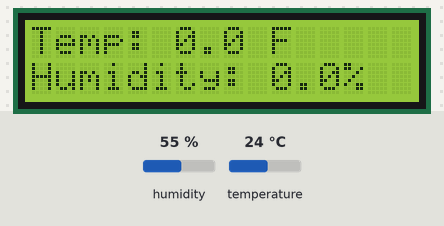
Simulated run of this program. Board: Raspberry Pi Pico running MicroPython. Parts: 16×2 character LCD. Inputs (shaded band) come from the test bench; at power-on: humidity 55 %, temperature 24 °C. Threads take turns every 2 ms; library files of the repository ran but are not shown: lcd_api.py, pico_i2c_lcd.py.

Above: at 1.2 s.
1.3 s: humidity set to 22 %
At 3.5 s:
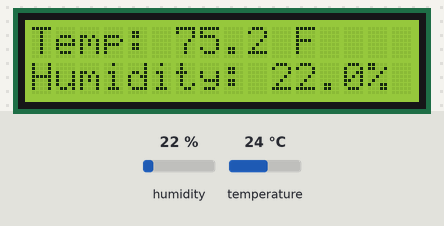
7.3 s: temperature set to 12 °C
At 8.5 s:
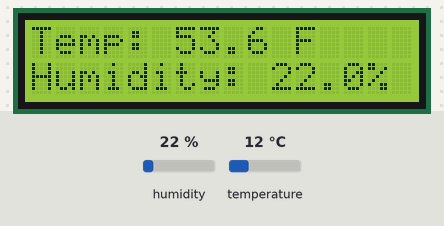
11.7 s: humidity set to 40 %
At 13.0 s:
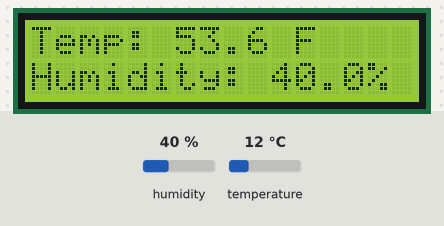
15.8 s: temperature set to 19 °C
At 17.6 s:
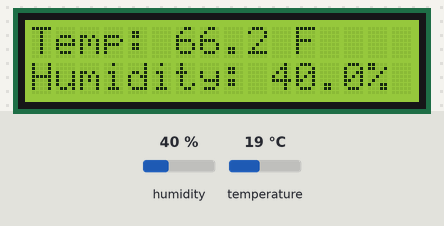
Timing chart, 0 to 19.1 s (numbered marks = the images above; inputs shaded):
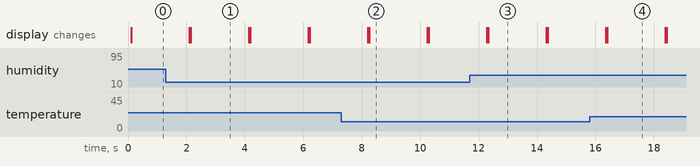

Measured:
- after the input at 7.3 s, the display: first differs from a run without the input after 0.95 s (image 2)
- after the input at 11.7 s, the display: first differs from a run without the input after 0.62 s (image 3)
- after the input at 15.8 s, the display: first differs from a run without the input after 0.60 s (image 4)
- what the display in image 1 shows lasts 2.0 s, from 2.1 s to 4.1 s

The program:

led-dht11-dual-core.py
```python
import _thread
import machine
from machine import I2C, Pin
from lcd_api import LcdApi
from pico_i2c_lcd import I2cLcd
import dht
from time import sleep

# LCD Configuration
I2C_ADDR = 0x27
I2C_NUM_ROWS = 2
I2C_NUM_COLS = 16

# Initialize I2C for LCD
i2c = I2C(0, sda=machine.Pin(0), scl=machine.Pin(1), freq=400000)

# Check if LCD is detected
i2c_scan = i2c.scan()
if I2C_ADDR not in i2c_scan:
    print("LCD not found!")
    while True:
        pass  # Halt if LCD is missing

lcd = I2cLcd(i2c, I2C_ADDR, I2C_NUM_ROWS, I2C_NUM_COLS)

# DHT11 sensor with pull-up resistor enabled
sensor = dht.DHT11(Pin(16, Pin.IN, Pin.PULL_UP))

# Shared variables (use locks for thread safety)
temperature = 0.0
humidity = 0.0
lock = _thread.allocate_lock()

# Function for Core 0: Read sensor data
def read_sensor():
    global temperature, humidity
    while True:
        try:
            sensor.measure()
            temp = sensor.temperature()
            hum = sensor.humidity()
            temp_f = temp * (9 / 5) + 32.0  # Convert to Fahrenheit

            with lock:  # Protect shared variables
                temperature = temp_f
                humidity = hum

        except OSError:
            print("Sensor Error!")

        sleep(2)  # Delay before next reading

# Function for Core 1: Update LCD Display
def update_lcd():
    while True:
        with lock:  # Ensure thread-safe access
            temp_f = temperature
            hum = humidity

        # Update LCD
        lcd.clear()
        lcd.move_to(0, 0)
        lcd.putstr(f'Temp: {temp_f:.1f} F')
        lcd.move_to(0, 1)
        lcd.putstr(f'Humidity: {hum:.1f}%')

        sleep(2)  # Refresh display every 2 seconds

# Start Core 1 with the LCD update function
_thread.start_new_thread(update_lcd, ())

# Run the sensor reading function on Core 0 (Main thread)
read_sensor()
```
